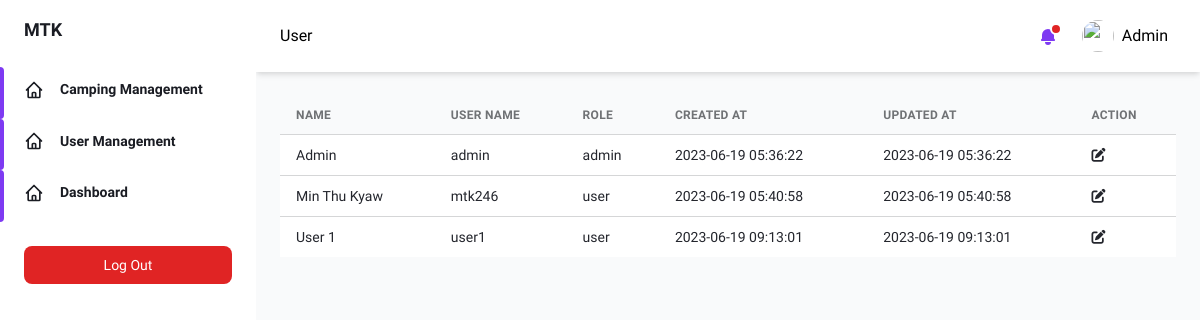
Page /pages/admin/user.php (signed in) on the committed database.
### tables this page shows
CREATE TABLE `users` (
  `id` int(11) NOT NULL,
  `username` varchar(100) NOT NULL,
  `password` varchar(100) NOT NULL,
  `name` varchar(100) DEFAULT NULL,
  `role` varchar(100) DEFAULT NULL,
  `remark` varchar(255) DEFAULT NULL,
  `created_at` timestamp NOT NULL DEFAULT CURRENT_TIMESTAMP,
  `updated_at` timestamp NOT NULL DEFAULT CURRENT_TIMESTAMP ON UPDATE CURRENT_TIMESTAMP
);

### Controller/User.php (called while the page is built, shortened)
<?php
require_once("Query.php");
class User{
    private query $query;
    function __construct() {
        $this->query = new Query();
    }
    function getUserData() {
        $sql = "SELECT * FROM users";
        $this->user = $this->query->executeQuery($sql, CONST_GET);
        return json_encode($this->user);
    }
    function getCurrentUserData($id) {
        $this->id = $id;
        $sql = "SELECT * FROM users WHERE id = '$this->id'";
        $this->user = $this->query->executeQuery($sql, CONST_GET);
        return json_encode($this->user);
    }
}
?>

### Controller/Query.php (called while the page is built, shortened)
<?php
require_once(CONST_BASE_PATH . "/db_connect.php");
class Query {
    private $conn;
    private array $response = [];
    public function __construct() {
        global $conn;
        $this->conn = $conn;
    }
    public function executeQuery($sql, $method) {
        $this->method = $method;
        if ($this->method === CONST_PUT) {
            $result = mysqli_query($this->conn, $sql);
            if ($result) {
                $this->response = [
                    'success' => true,
                    'message' => 'Updated successfully.'
                ];
            } else {
                $this->response = [
                    'success' => false,
                    'message' => 'Something went wrong.'
                ];
            }
            return $this->response;
        } else if ($this->method === CONST_GET) {
            $result = mysqli_query($this->conn, $sql);
            $data = mysqli_fetch_all($result, MYSQLI_ASSOC);
            return $data;
        } else if ($this->method === CONST_POST) {
            $result = mysqli_query($this->conn, $sql);
            if ($result) {
                $this->response = [
                    'success' => true,
                    'message' => 'Created successfully.'
                ];
            } else {
                $this->response = [
                    'success' => false,
                    'message' => 'Something went wrong.'
                ];
            }
            return $this->response;
        } else if ($this->method === CONST_DELETE) {
            $result = mysqli_query($this->conn, $sql);
            if ($result) {
                $this->response = [
                    'success' => true,
                    'message' => 'Deleted successfully.'
                ];
            } else {
                $this->response = [
                    'success' => false,
                    'message' => 'Something went wrong.'
                ];
            }
            return $this->response;
        }
    }
}
?>

### pages/admin/user.php (the view, shortened to what this page needs)
<?php
require_once("../../Controller/User.php");
require_once("../../Components/admin/headerAdmin.php");
require_once("../../Components/admin/adminNavbar.php");
$userController = new User();
$userInfos = $userController->getUserData();
$decodeUserInfos = json_decode($userInfos, true);
$tableHeading = array(
    "Name",
    "User Name",
    "Role",
    "Created At",
    "Updated At",
    "Action"
);
?>
<div class="container px-6 mx-auto grid p-6">
    <div class="w-full overflow-x-auto">
        <form action="update_user.php" method="POST">
            <table class="w-full whitespace-no-wrap">
                <thead>
                    <tr
                        class="text-xs font-semibold tracking-wide text-left text-gray-500 uppercase border-b dark:border-gray-700 bg-gray-50 dark:text-gray-400 dark:bg-gray-800"
                    >
                        <?php foreach ($tableHeading as $tHead) { ?>
                            <th class="px-4 py-3">
                                <?php echo $tHead; ?>
                            </th>
                        <?php } ?>
                    </tr>
                </thead>
                <tbody
                    class="bg-white divide-y dark:divide-gray-700 dark:bg-gray-800"
                >
                    <?php foreach ($decodeUserInfos as $user) { ?>
                        <tr class="text-gray-700 dark:text-gray-400">
                            <td class="px-4 py-3 text-sm">
                                <?php echo $user['name']; ?>
                            </td>
                            <td class="px-4 py-3 text-sm">
                                <?php echo $user['username']; ?>
                            </td>
                            <td class="px-4 py-3 text-sm">
                                <?php echo $user['role']; ?>
                            </td>
                            <td class="px-4 py-3 text-sm">
                                <?php echo $user['created_at']; ?>
                            </td>
                            <td class="px-4 py-3 text-sm">
                                <?php echo $user['updated_at']; ?>
                            </td>
                            <td class="px-4 py-3 text-sm">
                                <button
                                    type="submit"
                                >
                                    <i class="fa-solid fa-pen-to-square"></i>
                                </button>
                            </td>
                        </tr>
                    <?php } ?>
                </tbody>
            </table>
        </form>
    </div>
</div>
</div>
</div>
<?php
require_once("../../Components/admin/footerAdmin.php");
?>

### Components/admin/adminNavbar.php (shortened to what this page needs)
<?php
require_once("../../Controller/User.php");
$user_id = $_SESSION['user_id'];
$user = new User();
$getCurrentUser = $user->getCurrentUserData($user_id);
$decodeUserData = json_decode($getCurrentUser, true);
$navbarArr = array(
    array(
        "name" => "Camping Management",
        "icon" => "fa fa-globe fa-2x",
        "path" => CONST_BASE_URL .'/pages/admin/camping.php'
    ),
    array(
        "name" => "User Management",
        "icon" => "fa fa-home fa-2x",
        "path" =>  CONST_BASE_URL . '/pages/admin/user.php'
    ),
    array(
        "name" => "Dashboard",
        "icon" => "fa fa-globe fa-2x",
        "path" => CONST_BASE_URL .'/pages/admin/'
    )
);
$curPageName = substr($_SERVER["SCRIPT_NAME"], strrpos($_SERVER["SCRIPT_NAME"], "/") + 1);
$curPageName = str_replace('.php', '', $curPageName);
$curPageName = str_replace('_', ' ', $curPageName);
$curPageName = ucwords($curPageName);
?>
<div
    id="desktop-sidebar"
    class="flex h-screen bg-gray-50 dark:bg-gray-900"
>
    <aside
        class="z-20 hidden w-64 overflow-y-auto bg-white dark:bg-gray-800 md:block flex-shrink-0"
    >
        <div class="py-4 text-gray-500 dark:text-gray-400">
            <a
                class="ml-6 text-lg font-bold text-gray-800 dark:text-gray-200"
                href="#"
            >
                MTK
            </a>
            <ul class="mt-6">
                <?php foreach($navbarArr as $navbar) { ?>
                    <li class="relative px-6 py-3">
                        <span
                        class="absolute inset-y-0 left-0 w-1 bg-purple-600 rounded-tr-lg rounded-br-lg"
                        aria-hidden="true"
                        ></span>
                        <a
                            class="inline-flex items-center w-full text-sm font-semibold text-gray-800 transition-colors duration-150 hover:text-gray-800 dark:hover:text-gray-200 dark:text-gray-100"
                            href="<?php echo $navbar['path']; ?>"
                        >
                            <svg
                                class="w-5 h-5"
                                aria-hidden="true"
                                fill="none"
                                stroke-linecap="round"
                                stroke-linejoin="round"
                                stroke-width="2"
                                viewBox="0 0 24 24"
                                stroke="currentColor"
                            >
                                <path
                                d="M3 12l2-2m0 0l7-7 7 7M5 10v10a1 1 0 001 1h3m10-11l2 2m-2-2v10a1 1 0 01-1 1h-3m-6 0a1 1 0 001-1v-4a1 1 0 011-1h2a1 1 0 011 1v4a1 1 0 001 1m-6 0h6"
                                ></path>
                            </svg>
                            <span class="ml-4"><?php echo $navbar['name']; ?></span>
                        </a>
                    </li>
                <?php } ?>
            </ul>
            <div class="px-6 my-6">
                <form action="<?php echo CONST_BASE_URL . '/Auth/destroy_session.php'; ?>" method="POST">
                    <input
                        type="submit"
                        class="flex items-center justify-between w-full px-4 py-2 text-sm font-medium leading-5 text-white transition-colors duration-150 bg-red-600 border border-transparent rounded-lg active:bg-red-600 hover:bg-red-700 focus:outline-none focus:shadow-outline-purple"
                        value="Log Out"
                    />
                </form>
            </div>
        </div>
    </aside>
    <div class="flex flex-col flex-1 w-full">
        <header class="z-10 py-4 bg-white shadow-md dark:bg-gray-800">
            <div
                class="container flex items-center justify-between h-full px-6 mx-auto text-purple-600 dark:text-purple-300"
            >
            <h3 class="text-dark">
                <?php echo $curPageName; ?>
            </h3>
            <ul class="flex items-center flex-shrink-0 space-x-6">
                <li class="relative">
                    <button
                        class="relative align-middle rounded-md focus:outline-none focus:shadow-outline-purple"
                        @click="toggleNotificationsMenu"
                        @keydown.escape="closeNotificationsMenu"
                        aria-label="Notifications"
                        aria-haspopup="true"
                    >
                        <svg
                            class="w-5 h-5"
                            aria-hidden="true"
                            fill="currentColor"
                            viewBox="0 0 20 20"
                        >
                            <path
                                d="M10 2a6 6 0 00-6 6v3.586l-.707.707A1 1 0 004 14h12a1 1 0 00.707-1.707L16 11.586V8a6 6 0 00-6-6zM10 18a3 3 0 01-3-3h6a3 3 0 01-3 3z"
                            ></path>
                        </svg>
                        <span
                            aria-hidden="true"
                            class="absolute top-0 right-0 inline-block w-3 h-3 transform translate-x-1 -translate-y-1 bg-red-600 border-2 border-white rounded-full dark:border-gray-800"
                        ></span>
                    </button>
                </li>
                <li class="relative">
                    <button
                        class="align-middle rounded-full focus:shadow-outline-purple focus:outline-none d-flex align-items-center"
                        @click="toggleProfileMenu"
                        @keydown.escape="closeProfileMenu"
                        aria-label="Account"
                        aria-haspopup="true"
                    >
                        <img
                            class="object-cover w-8 h-8 rounded-full"
                            src="https://images.unsplash.com/photo-1502378735452-bc7d86632805?ixlib=rb-0.3.5&q=80&fm=jpg&crop=entropy&cs=tinysrgb&w=200&fit=max&s=aa3a807e1bbdfd4364d1f449eaa96d82"
                            alt=""
                            aria-hidden="true"
                        />
                        <span class="text-black p-2"><?php echo $decodeUserData[0]['name']; ?></span>
                    </button>
                </li>
            </ul>
        </div>
    </header>
    <div class="h-full overflow-y-auto">

### assets/css/variable.css (style rules this page uses)
:root { --color-one: #fff; --color-two: #333; --color-three: red; --color-four: #ededed; --color-five: #F2DAD7; --color-six: #D1A39E; --color-seven: #CECDCA; --color-eight: #474545; --color-nine: #eaeaea; --bg-dark: #333; --gradient-one: rgba(0, 0, 0, .5); --gradient-two: rgba(0, 0, 0, .3); --text-white: #fff; --text-dark: #000; --heading-one: 4rem; --heading-two: 2rem; --heading-three: 1.5rem; --heading-four: 1.25rem; --heading-five: 1rem; --heading-six: .75rem; --margin-auto: auto; --margin-0: 0; --margin-1: 1rem; --margin-2: 2rem; --margin-3: 3rem; --margin-4: 4rem; --margin-5: 5rem; --margin-6: 6rem; --margin-left-3: 3rem; --margin-left-4: 4rem; --padding-0: 0; --padding-1: 1rem; --padding-2: 2rem; --padding-3: 3rem; --padding-4: 4rem; --padding-5: 5rem; --padding-6: 6rem; --font-size-small: 1rem; --font-size-medium: 1.5rem; --font-size-large: 2rem; --font-size-1: 1rem; --font-size-2: 1.25rem; --font-size-3: 1.75rem; --font-size-4: 2.25rem; --font-size-5: 2.5rem; --font-size-6: 2.75rem; --ease: all 0.3s ease-in-out; }

### assets/css/global.css (style rules this page uses)
.d-flex { display: flex; }
.align-items-center { align-items: center; }
.text-white { color: var(--text-white); }
.ml-4 { margin-left: var(--margin-left-4); }
.text-dark { color: var(--text-dark); }

### rows in the picture
users: name "Admin", username "admin", role "admin", created_at "2023-06-19 05:36:22", updated_at "2023-06-19 05:36:22"
users: name "Min Thu Kyaw", username "mtk246", role "user", created_at "2023-06-19 05:40:58", updated_at "2023-06-19 05:40:58"
users: name "User 1", username "user1", role "user", created_at "2023-06-19 09:13:01", updated_at "2023-06-19 09:13:01"

### other values in the picture
$navbar['name'] "Camping Management"
$navbar['name'] "User Management"
$navbar['name'] "Dashboard"
$curPageName "User"
$tHead "NAME"
$tHead "USER NAME"
$tHead "ROLE"
$tHead "CREATED AT"
$tHead "UPDATED AT"
$tHead "ACTION"
